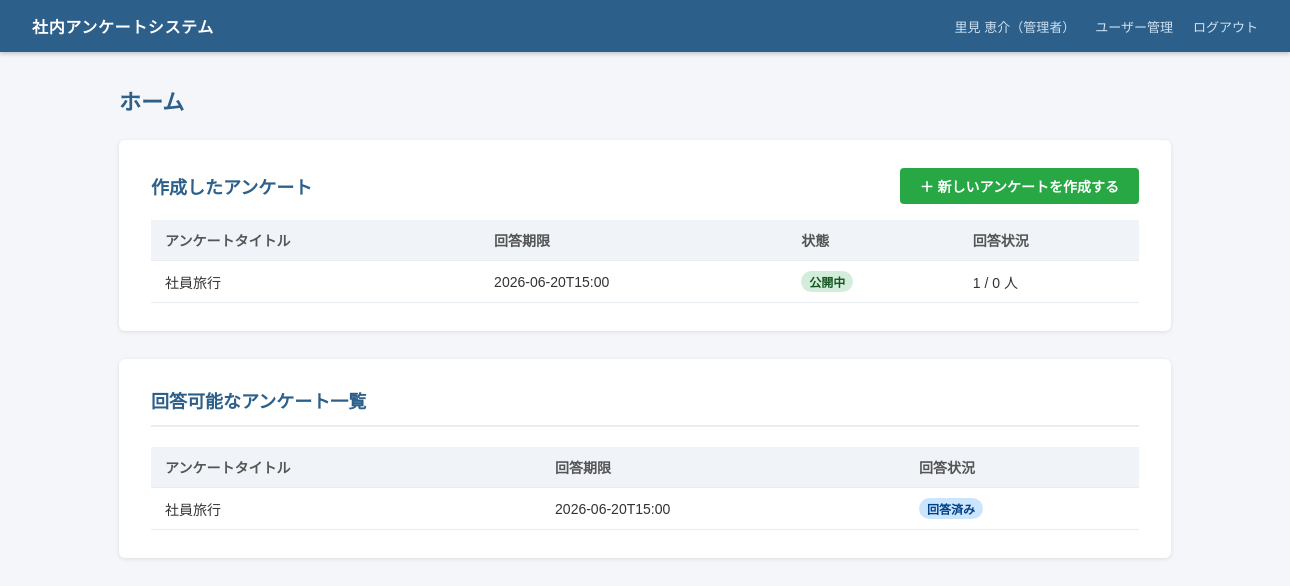
Page /home (signed in) on the committed database.
### tables this page shows
CREATE TABLE surveys (
    survey_id   INTEGER PRIMARY KEY AUTOINCREMENT,
    created_by  INTEGER NOT NULL REFERENCES users(user_id),
    title       VARCHAR(255) NOT NULL,
    description TEXT,
    deadline    DATETIME,
    status      VARCHAR(20) NOT NULL DEFAULT 'open',
    created_at  DATETIME DEFAULT CURRENT_TIMESTAMP,
    updated_at  DATETIME DEFAULT CURRENT_TIMESTAMP
);

### app.py (the view)
@app.route('/home')
@login_required
def home():
    db = get_db()
    surveys = db.execute(
        """SELECT s.survey_id, s.title, s.deadline, s.status, s.created_by
           FROM surveys s
           WHERE s.status = 'open'
           ORDER BY s.created_at DESC"""
    ).fetchall()
    survey_list = []
    for s in surveys:
        answered = db.execute(
            'SELECT 1 FROM answers WHERE survey_id = ? AND user_id = ?',
            (s['survey_id'], session['user_id'])
        ).fetchone() is not None
        survey_list.append({
            'survey_id': s['survey_id'],
            'title': s['title'],
            'deadline': s['deadline'],
            'answered': answered,
            'created_by': s['created_by'],
        })
    admin_surveys = []
    if session['role'] == 'admin':
        rows = db.execute(
            """SELECT s.survey_id, s.title, s.deadline, s.status,
                      COUNT(a.answer_id) AS answered_count
               FROM surveys s
               LEFT JOIN answers a ON s.survey_id = a.survey_id
               WHERE s.created_by = ?
               GROUP BY s.survey_id
               ORDER BY s.created_at DESC""",
            (session['user_id'],)
        ).fetchall()
        total = db.execute(
            "SELECT COUNT(*) AS cnt FROM users WHERE role = 'general'"
        ).fetchone()['cnt']
        for row in rows:
            admin_surveys.append({
                'survey_id': row['survey_id'],
                'title': row['title'],
                'deadline': row['deadline'],
                'status': row['status'],
                'answered_count': row['answered_count'],
                'total_users': total,
            })
    return render_template('home.html',
                           survey_list=survey_list,
                           admin_surveys=admin_surveys)

### app.py (called while the page is built)
def get_db():
    db = getattr(g, '_db', None)
    if db is None:
        db = g._db = sqlite3.connect(DATABASE)
        db.row_factory = sqlite3.Row
        db.execute('PRAGMA foreign_keys = ON')
    return db

def login_required(f):
    @wraps(f)
    def wrapped(*args, **kwargs):
        if 'user_id' not in session:
            return redirect(url_for('login'))
        return f(*args, **kwargs)
    return wrapped

### templates/home.html (shortened to what this page needs)
{% extends "base.html" %}
{% block content %}
<h1 class="page-title">ホーム</h1>
{% if session.role == 'admin' %}
<div class="card">
  <div class="flex items-center justify-between mb-16">
    <h2 class="card-title" style="border:none;margin:0;padding:0;">作成したアンケート</h2>
    <a href="{{ url_for('survey_create') }}" class="btn btn-success">＋ 新しいアンケートを作成する</a>
  </div>
  {% if admin_surveys %}
  <div class="table-wrap">
    <table>
      <thead>
        <tr>
          <th>アンケートタイトル</th>
          <th>回答期限</th>
          <th>状態</th>
          <th>回答状況</th>
        </tr>
      </thead>
      <tbody>
        {% for s in admin_surveys %}
        <tr class="clickable-row" onclick="location.href='{{ url_for('survey_results', survey_id=s.survey_id) }}'">
          <td>{{ s.title }}</td>
          <td>{{ s.deadline if s.deadline else '期限なし' }}</td>
          <td>
            {% if s.status == 'open' %}
              <span class="badge badge-open">公開中</span>
            {% else %}
              <span class="badge badge-closed">締切</span>
            {% endif %}
          </td>
          <td>{{ s.answered_count }} / {{ s.total_users }} 人</td>
        </tr>
        {% endfor %}
      </tbody>
    </table>
  </div>
  {% else %}
  <p class="text-muted text-sm">まだアンケートを作成していません。</p>
  {% endif %}
</div>
{% endif %}
<div class="card">
  <h2 class="card-title">回答可能なアンケート一覧</h2>
  {% if survey_list %}
  <div class="table-wrap">
    <table>
      <thead>
        <tr>
          <th>アンケートタイトル</th>
          <th>回答期限</th>
          <th>回答状況</th>
        </tr>
      </thead>
      <tbody>
        {% for s in survey_list %}
        <tr class="clickable-row" onclick="location.href='{{ url_for('survey_answer', survey_id=s.survey_id) }}'">
          <td>{{ s.title }}</td>
          <td>{{ s.deadline if s.deadline else '期限なし' }}</td>
          <td>
            {% if s.answered %}
              <span class="badge badge-answered">回答済み</span>
            {% else %}
              <span class="badge badge-pending">未回答</span>
            {% endif %}
          </td>
        </tr>
        {% endfor %}
      </tbody>
    </table>
  </div>
  {% else %}
  <p class="text-muted text-sm">現在公開中のアンケートはありません。</p>
  {% endif %}
</div>
{% endblock %}

### static/style.css (style rules this page uses)
*, *::before, *::after { box-sizing: border-box; margin: 0; padding: 0; }
body { font-family: "Noto Sans JP", "Hiragino Sans", "Meiryo", sans-serif; font-size: 14px; background: #f4f6f9; color: #333; min-width: 1280px; }
.card { background: #fff; border-radius: 6px; box-shadow: 0 1px 4px rgba(0,0,0,.1); padding: 28px 32px; margin-bottom: 28px; }
.card-title { font-size: 18px; font-weight: 700; color: #2c5f8a; margin-bottom: 20px; padding-bottom: 12px; border-bottom: 2px solid #e8edf2; }
.btn { display: inline-block; padding: 8px 20px; border-radius: 4px; border: none; cursor: pointer; font-size: 14px; font-weight: 600; text-decoration: none; transition: opacity .15s; }
.btn-success { background: #28a745; color: #fff; }
.table-wrap { overflow-x: auto; }
table { width: 100%; border-collapse: collapse; font-size: 14px; }
th, td { padding: 10px 14px; text-align: left; border-bottom: 1px solid #e8edf2; }
th { background: #f0f4f8; font-weight: 700; color: #555; white-space: nowrap; }
.badge { display: inline-block; padding: 2px 8px; border-radius: 12px; font-size: 12px; font-weight: 600; }
.badge-open { background: #d4edda; color: #155724; }
.badge-answered { background: #cce5ff; color: #004085; }
.page-title { font-size: 22px; font-weight: 700; color: #2c5f8a; margin-bottom: 24px; }
.mb-16 { margin-bottom: 16px; }
.flex { display: flex; }
.items-center { align-items: center; }
.justify-between { justify-content: space-between; }
.clickable-row { cursor: pointer; }

### rows in the picture
surveys: title "社員旅行", deadline "2026-06-20T15:00", status "公開中", answered_count "1", total_users "0"

### other values in the picture
{{ session.display_name }} "里見 恵介"
{{ '管理者' if session.role == 'admin' else '一般ユーザー' }} "管理者"
